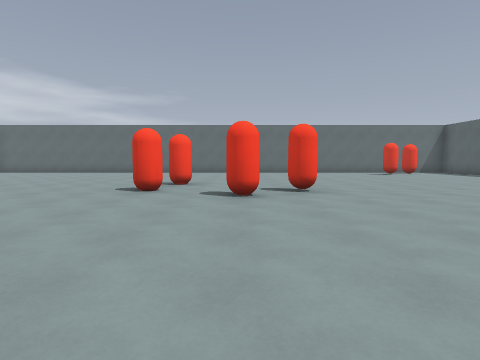
View 1 (above)

17 first-person views from a walk through a level from a Godot 3-D game. The camera is 1.3 m above the floor, tilts 4° down and sees 80° across. The floor is counted in squares, 2 m on a side. Each view is taken from the middle of a square. On the plan, view 1 faces up. The plan holds only what a view shows up to about 9 squares ahead; the rest is blank. Surface patterns are stand-ins for the level's own textures.

View 2
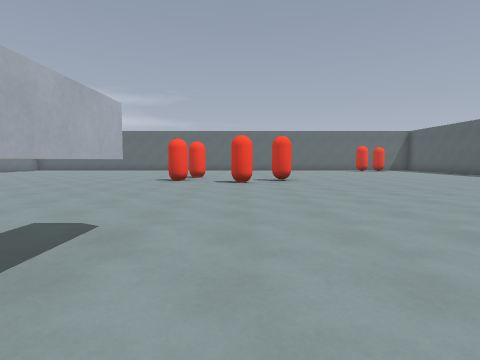

View 3
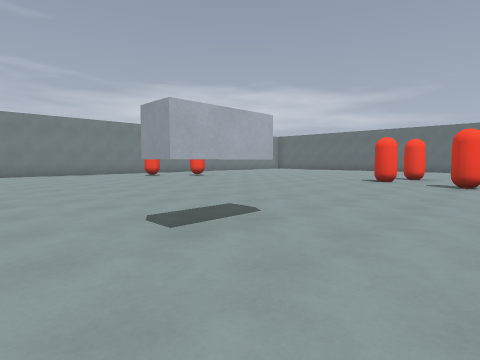

View 4
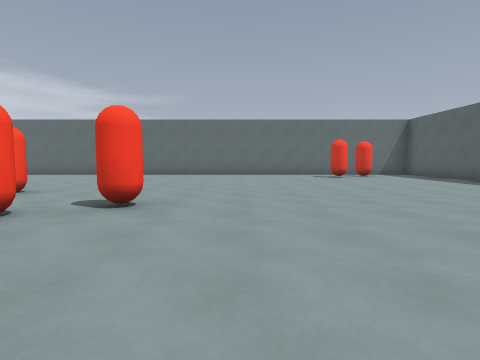

View 5
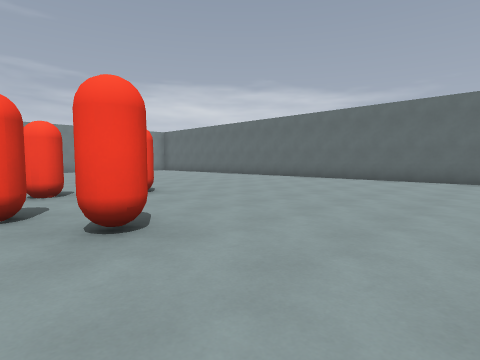

View 6
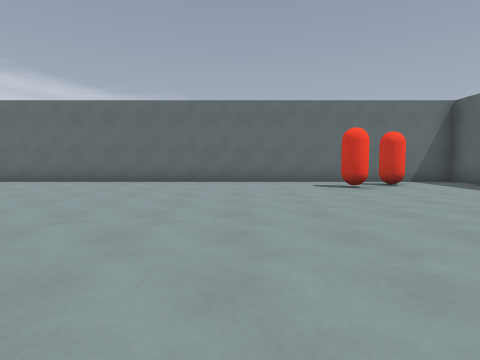

View 7
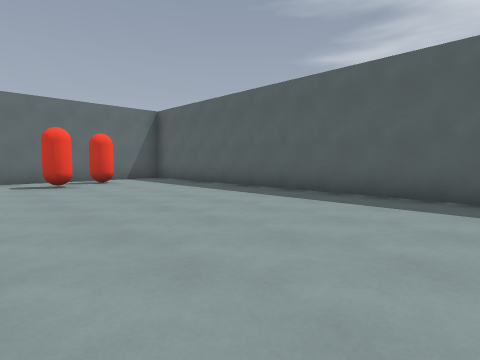

View 8
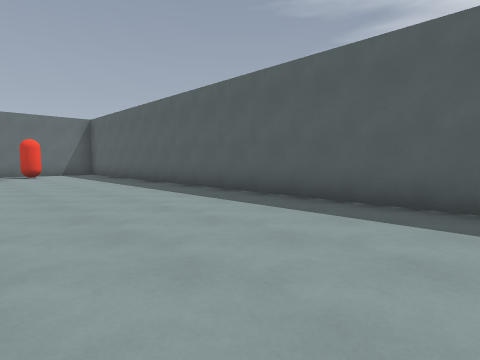

View 9
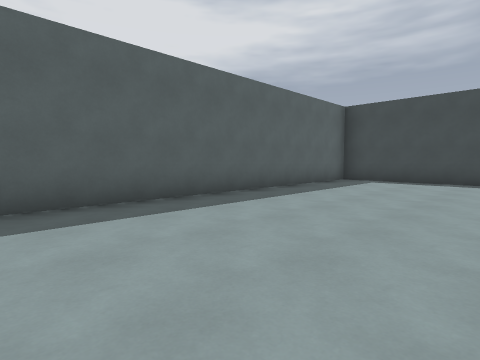

View 10
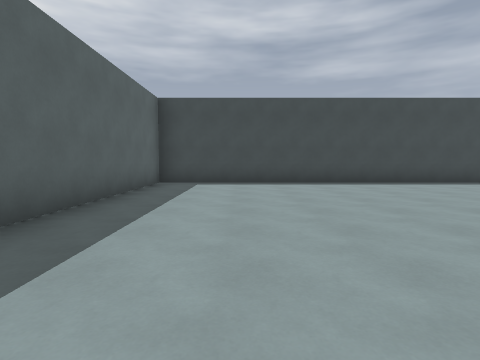

View 11
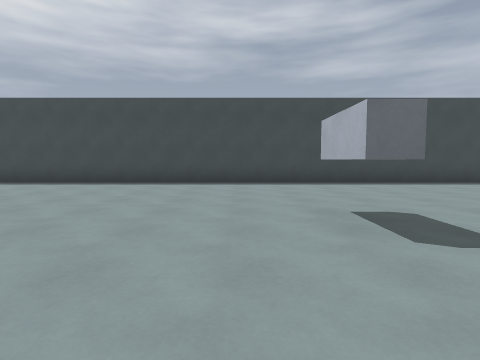

View 12
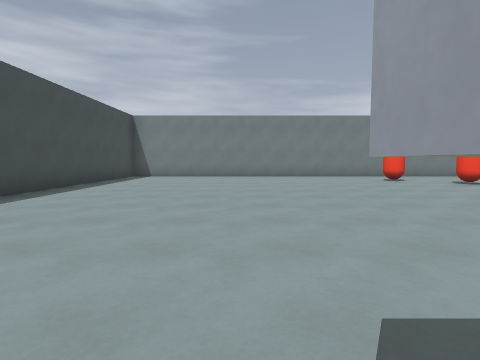

View 13
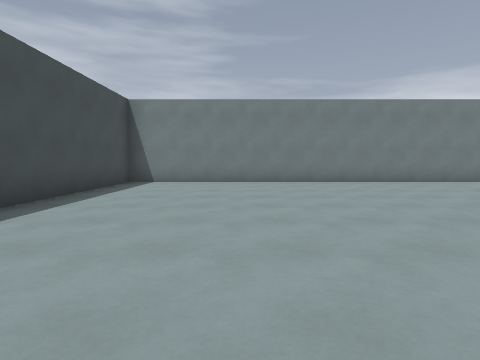

View 14
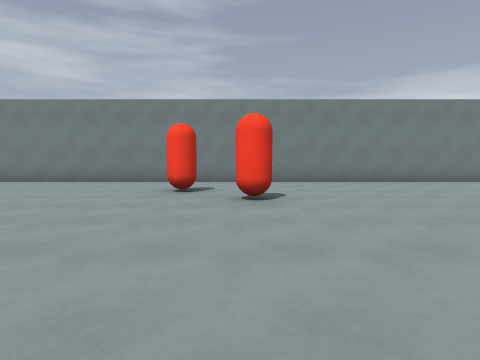

View 15
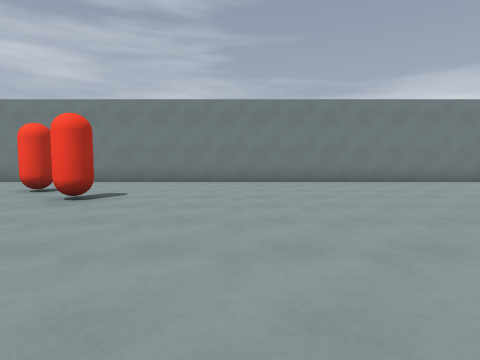

View 16
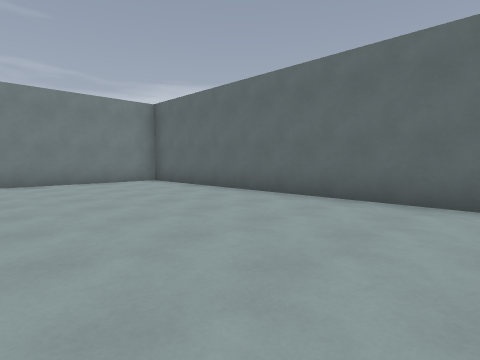

View 17
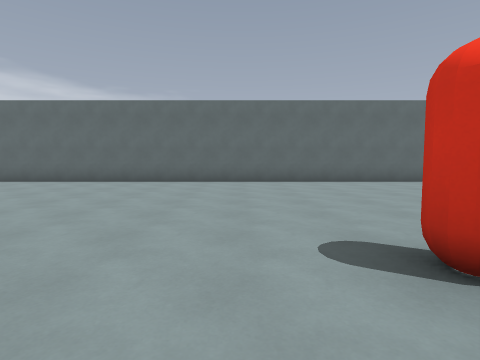

### Floor plan
Key: @ floor where view 1 was taken; # wall or solid block; x gap in a wall; . floor.
Columns run from 13 left of view 1 to 11 right of it. Each row starts with its distance up from view 1.
 15 #########################
 14 #....................x..#
 13 #...................##..#
 12 #.......................#
 11 #.......................#
 10 #.......................#
  9 #.......................#
  8 #..........#............#
  7 #.......................#
  6 #..........#..#.........#
  5 #............#..........#
  4 #...#...................#
  3 #..#....................#
  2 #................. .....#
  1 #................. .....#
  0 #............@...  .....#
 -1 #...........#.... ......#
 -2 #.......................#
 -3 #.......................#
 -4 #.......................#
 -5 #.......................#
 -6 #.......................#
 -7 #########################

Where each view was taken, in squares from view 1:
view 1: 0 up, 0 right, facing up
view 2: 3 down, 0 right, facing up
view 3: 3 down, 1 right, facing up-left
view 4: 2 up, 3 right, facing up
view 5: 5 up, 4 right, facing up-left
view 6: 6 up, 4 right, facing up
view 7: 5 up, 5 right, facing up-right
view 8: 1 up, 6 right, facing up-right
view 9: 3 up, 6 right, facing down-right
view 10: 2 up, 8 right, facing down
view 11: 2 up, 0 right, facing down
view 12: 2 down, 1 left, facing left
view 13: 3 down, 4 left, facing left
view 14: 4 up, 4 left, facing left
view 15: 7 up, 4 left, facing left
view 16: 10 up, 4 left, facing up-left
view 17: 6 up, 3 left, facing up
